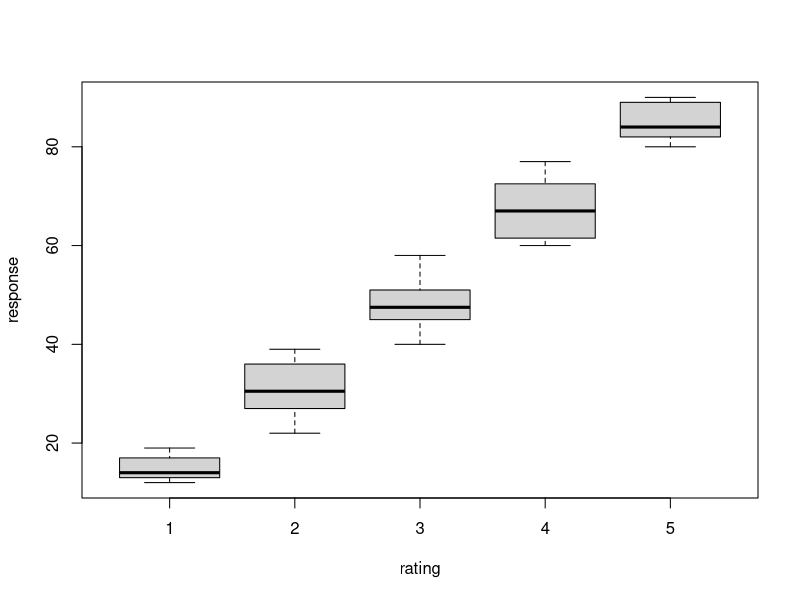
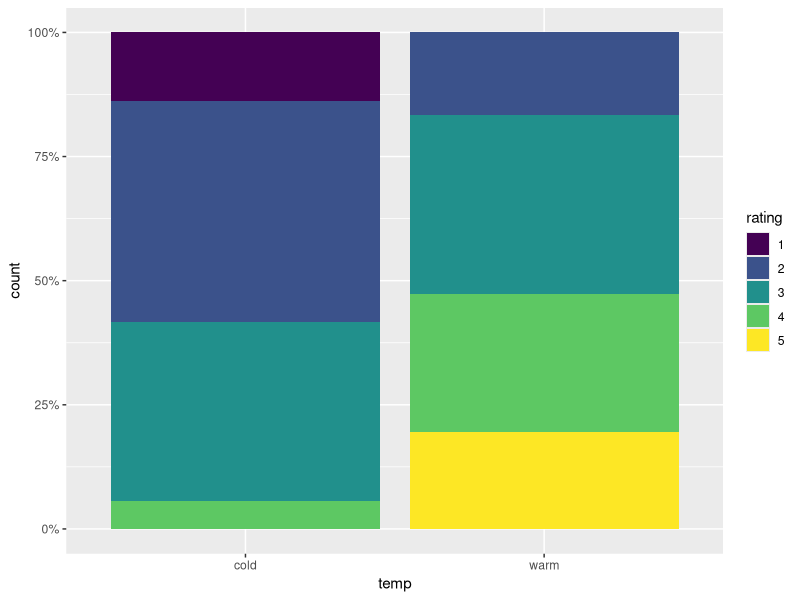
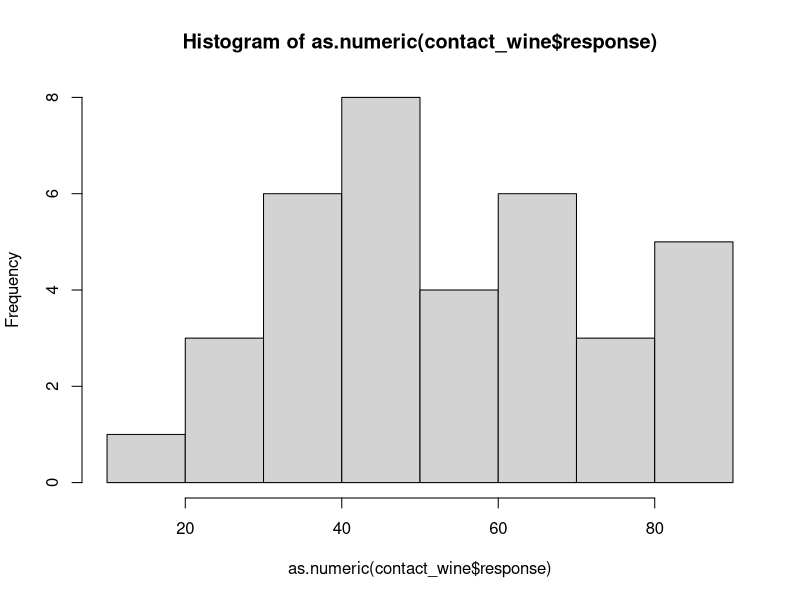
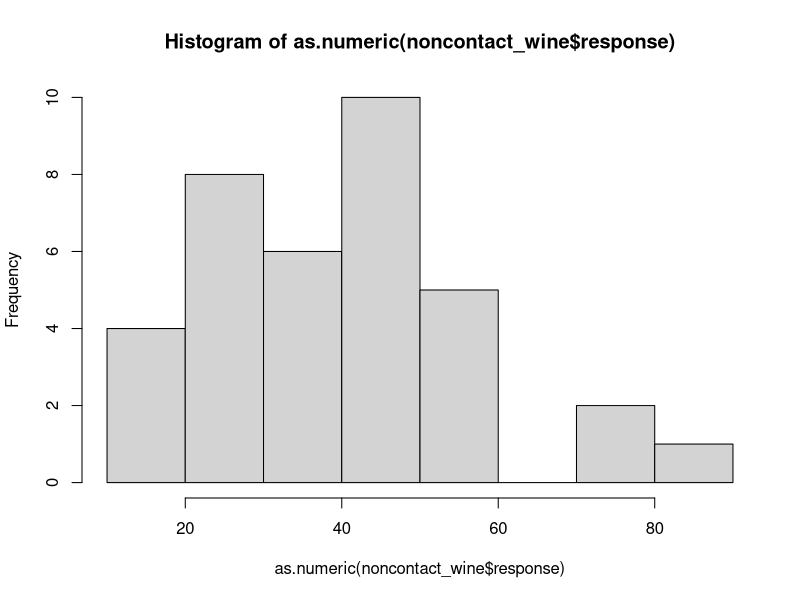
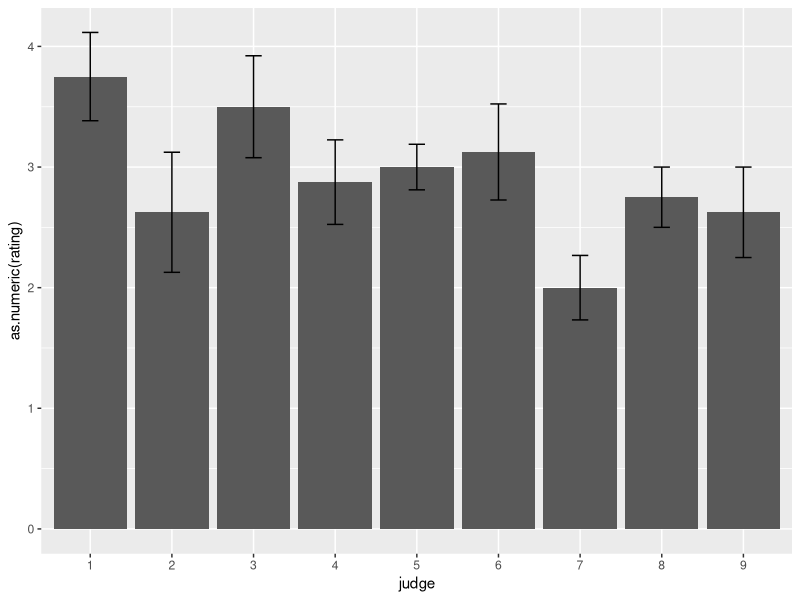
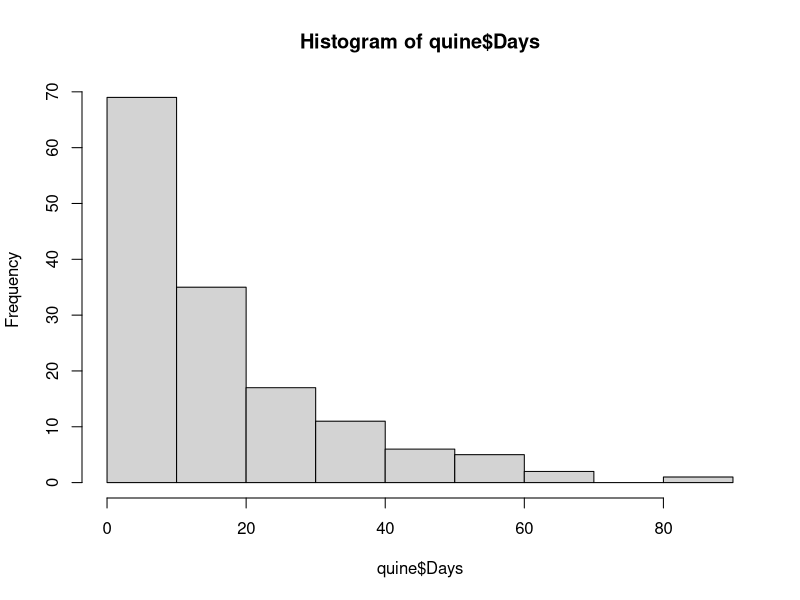

The R source for these figures, in order:
## ---- chunk 1
library(tidyverse)
library(ordinal)   # clm()
library(MASS)      # glm.nb(), quine
library(broom)
library(AER)       # dispersiontest
knitr::opts_chunk$set(echo = TRUE, warning = FALSE, message = FALSE)
## ---- chunk 2
data("wine", package = "ordinal")
glimpse(wine)
table(wine$rating)
## ---- chunk 3
boxplot(response ~ rating, data = wine)
## ---- chunk 4
### use code like this
ggplot(wine, aes(x = temp, fill = rating)) +
  geom_bar(position = "fill") +
  scale_y_continuous(labels = scales::percent_format())
## ---- chunk 5
contact_wine <- wine[wine$contact == "yes",]
noncontact_wine <- wine[wine$contact == "no",]
hist(as.numeric(contact_wine$response))
hist(as.numeric(noncontact_wine$response))
## ---- chunk 6
library(ggplot2)

ggplot(wine, aes(x = judge, y = as.numeric(rating))) +
  stat_summary(fun = mean, geom = "bar") +
  stat_summary(fun.data = mean_se, geom = "errorbar", width = 0.2)
## ---- chunk 7
fit_clm_base <- clm(
  rating ~ temp + contact,
  data = wine,
)

summary(fit_clm_base)
## ---- chunk 8
exp(coef(fit_clm_base))
## ---- chunk 9
fit_clm_complex <- clm(
  rating ~ temp + contact + judge,
  data = wine,
)

summary(fit_clm_complex)
## ---- chunk 10
AIC(fit_clm_base, fit_clm_complex)
BIC(fit_clm_base, fit_clm_complex)
## ---- chunk 11
# Generate prediction grid
newdat <- expand.grid(
  judge = as.factor(seq(1, 5, by = 1)),
  temp = "warm",
  contact = "no"
)

# Compute predicted probabilities
preds <- predict(fit_clm_complex, newdata = newdat, type = "prob")$fit

pred_df <- cbind(newdat, preds) %>%
  tidyr::pivot_longer(
    -names(newdat),
    names_to = "category",
    values_to = "prob"
  )

## ---- chunk 12
pred_df[pred_df$judge %in% c("1", "2"), ]
## ---- chunk 13
nominal_test(fit_clm_base)
## ---- chunk 14
data("quine", package = "MASS")
glimpse(quine)
## ---- chunk 15
mean(quine$Days)
var(quine$Days)
## ---- chunk 16
hist(quine$Days)
## ---- chunk 17
fit_pois <- glm(
  Days ~ Eth + Age + Sex + Lrn,
  data = quine,
  family = poisson
)

summary(fit_pois)
## ---- chunk 18
exp(coef(fit_pois))
## ---- chunk 19
deviance(fit_pois) / df.residual(fit_pois)
## ---- chunk 20
dispersiontest(fit_pois)
## ---- chunk 21
fit_nb <- glm.nb(
  Days ~ Eth + Age + Sex + Lrn,
  data = quine
)

summary(fit_nb)
## ---- chunk 22
exp(coef(fit_nb))
exp(coef(fit_pois))
## ---- chunk 23
AIC(fit_pois, fit_nb)
## ---- chunk 24
newdat <- data.frame(
  Eth = "N",
  Sex = c("M", "F"),
  Age = "F3",
  Lrn = "SL"
)

predict(fit_nb, newdata = newdat)
